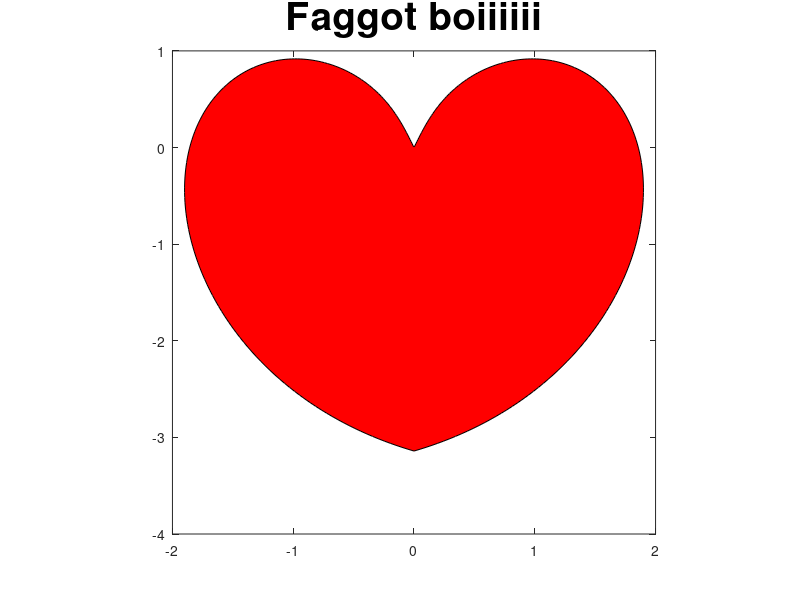

This chart was generated by the following MATLAB code:
%Sage guess who i am

clc, clear all

fprintf('Sage you are one big faggot \n')
fprintf('Sage I love you very much\n')

fprintf('Sage, I love big booty hoes')

clf

t=linspace(-pi, pi, 350);
x=t.*sin(pi*.872*sin(t)./t);
y=-abs(t).*cos(pi*sin(t)./t);
plot(x,y);
fill(x,y,'r');
axis square;
set(gcf, 'Position', get(0,'Screensize'));
title('Faggot boiiiiii', 'FontSize', 28);
fprintf('bye boiiiiiii');


    
